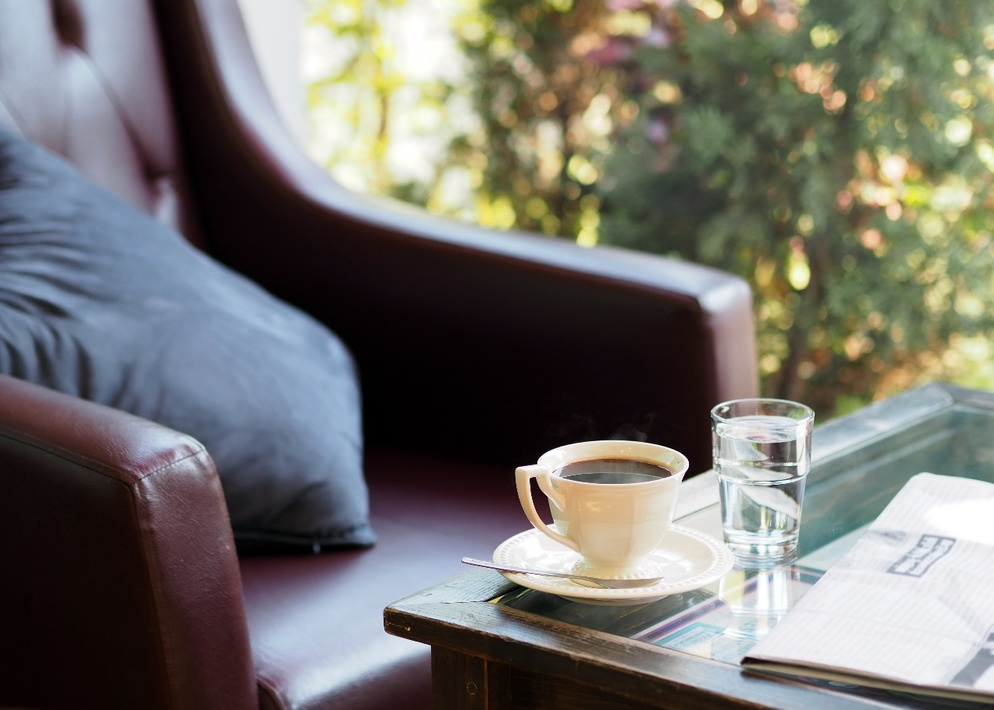
#> input picture Kopi.jpg, 994 x 710 px, shrunk from 1280 x 914 before the run
$ python Tugas7.py   (older library calls are emulated)
#> lines starting #> are read from the running program, lines starting #| are printed output that depends on the picture
#Raviqi Ikhsan Doni
#1217070069
import cv2
import numpy as np
import matplotlib.pyplot as plt

image = cv2.imread(r"Kopi.jpg")
#> image is the input picture: shape (710, 994, 3); mean B, G, R 109.5, 115.1, 116.5
gray = cv2.cvtColor(image, cv2.COLOR_BGR2GRAY)
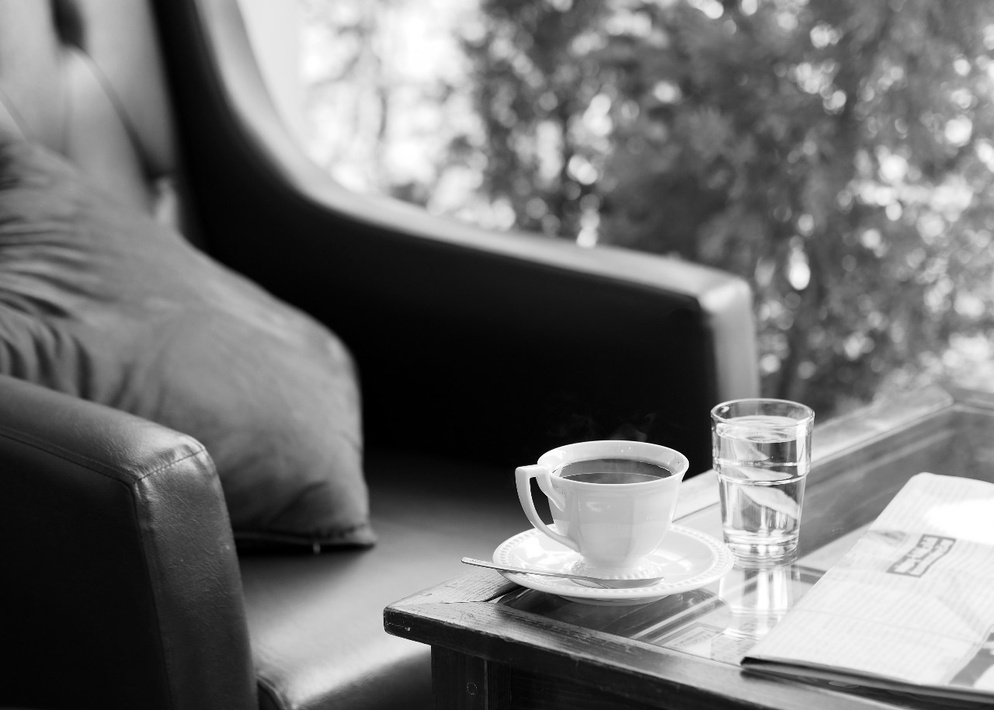
#> gray: shape (710, 994); min 0, max 255, mean 114.9
fourier = cv2.dft(np.float32(gray), flags=cv2.DFT_COMPLEX_OUTPUT)
fourier_shift = np.fft.fftshift(fourier)
magnitude = 20 * np.log(cv2.magnitude(fourier_shift[:, :, 0], fourier_shift[:, :, 1]))
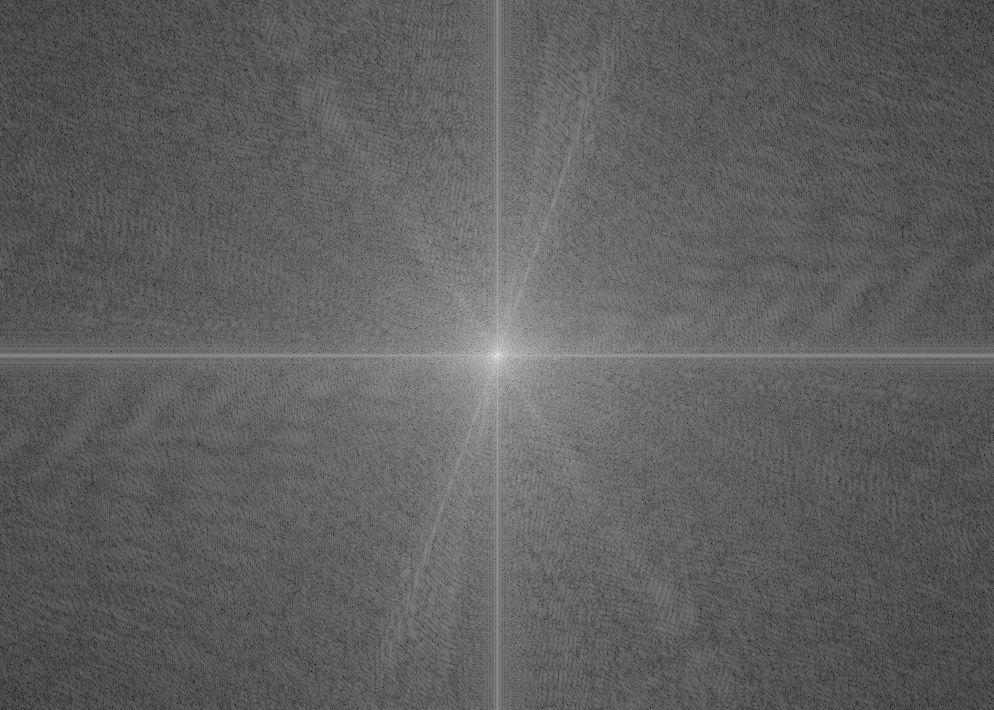
#> magnitude: shape (710, 994) float32; min 26.76, max 364.2, mean 153.6; drawn with min black and max white
magnitude_normalized = cv2.normalize(magnitude, None, 0, 255, cv2.NORM_MINMAX, cv2.CV_8UC1)
plt.imshow(magnitude_normalized, cmap='gray')
plt.title('Magnitude Spectrum')
plt.axis('off')
plt.show()
